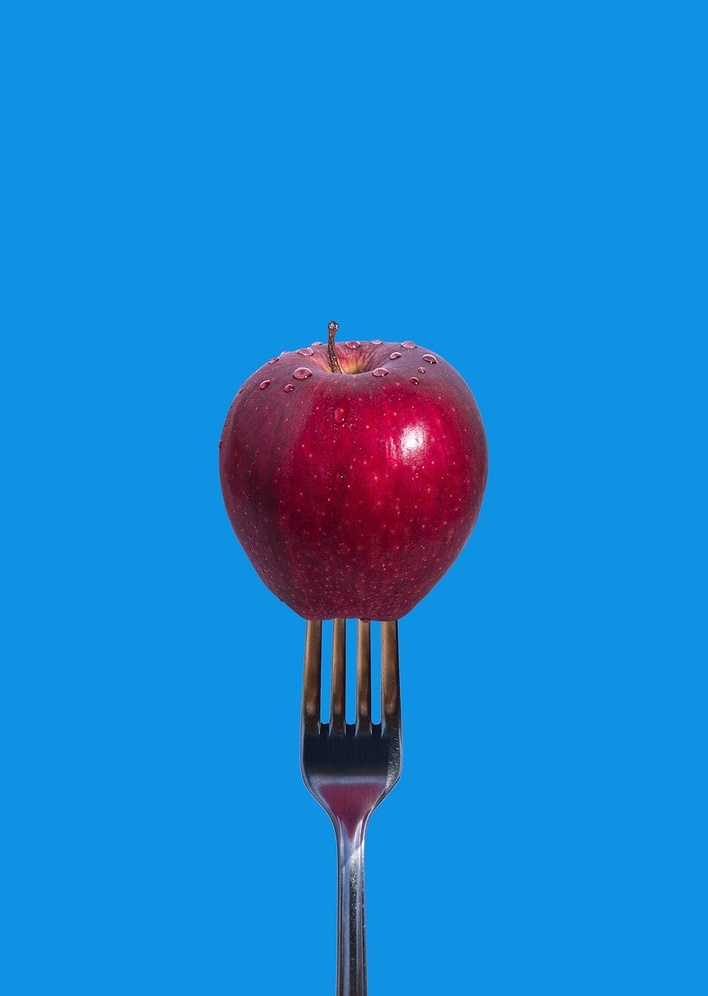
#> input picture lab3/3.jpg, 708 x 996 px, shrunk from 910 x 1280 before the run; its folder holds only this picture in this run
$ python noise.py
#> lines starting #> are read from the running program, lines starting #| are printed output that depends on the picture; after the words box and inside, x2 and y2 are one past the last pixel; in counts of white or black regions, pixels touching at a corner belong together
#> the answer given: 3.jpg
#> in main, img is the input picture: PIL image 708x996 RGB; mean R, G, B 26.5, 134.1, 209.5
import random
import cv2
from PIL import Image
import numpy as np
import matplotlib.pyplot as plt
from easygui import fileopenbox

def ft_imgСomparison(name_files):
    name_files.append("saltPepper.jpg")
    name_files.append("medianFilter.jpg")
    for i in range(3):
        img = cv2.imread(name_files[i], cv2.IMREAD_ANYCOLOR)
        img = cv2.cvtColor(img, cv2.COLOR_BGR2RGB)
        plt.subplot(1, 3 , i + 1),plt.imshow(img)
        plt.title(name_files[i])
        plt.xticks([]),plt.yticks([])
    plt.show()

def ft_saltPepper(data, s1, p1):
#> called with s1 = 0.05, p1 = 0.1
    width, height = len(data[0]), len(data)
#> width = 708; height = 996
    for i in range(height):
        for j in range(width):
            a1 = random.random()<s1
            a2 = random.random()<p1
            if (a1 & a2):
                y = 0
            elif (a1 & ~a2):
                y = 255
            else:
                continue
            data[i][j] = y
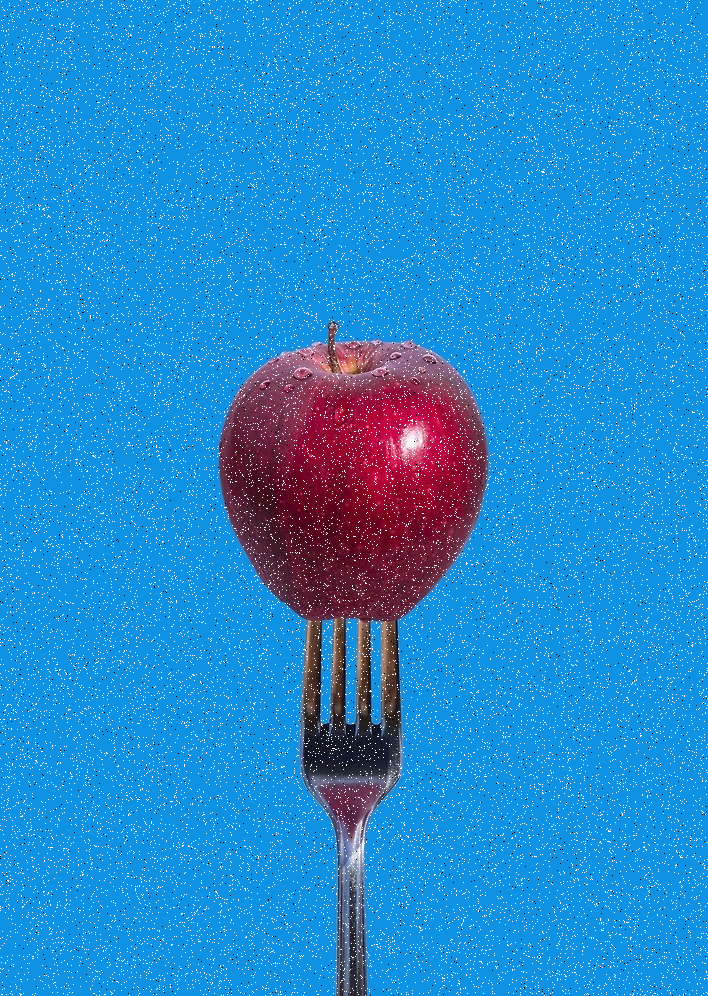
#> data: shape (996, 708, 3); 5.02% of pixels changed, all inside (x1, y1, x2, y2) = (0, 0, 708, 996)
    return(data)

def ft_medianFilter(data):
    members = [(0,0)] * 9
    width, height = len(data), len(data[0])
#> width = 996; height = 708
    for i in range(1,width-1):
        for j in range(1,height-1):
            members[0] = tuple(data[i-1,j-1])
            members[1] = tuple(data[i-1,j])
            members[2] = tuple(data[i-1,j+1])
            members[3] = tuple(data[i,j-1])
            members[4] = tuple(data[i,j])
            members[5] = tuple(data[i,j+1])
            members[6] = tuple(data[i+1,j-1])
            members[7] = tuple(data[i+1,j])
            members[8] = tuple(data[i+1,j+1])
            members.sort()
            data[i][j] = members[4]
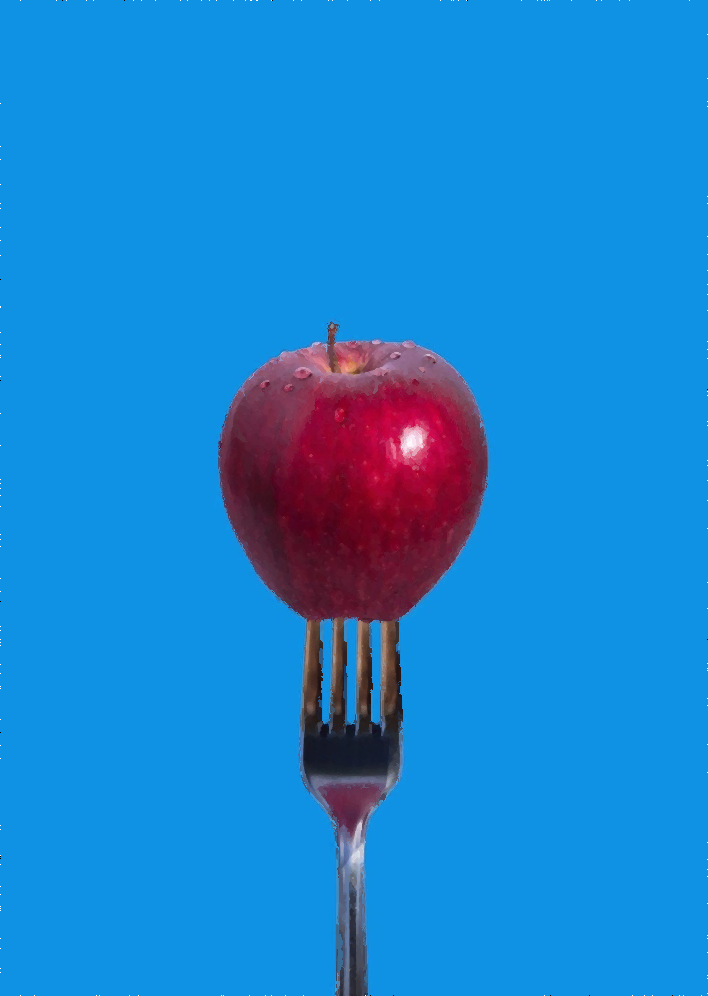
#> data: shape (996, 708, 3); 15.84% of pixels changed, all inside (x1, y1, x2, y2) = (1, 1, 707, 995)
#> after the loop, members = [(15, 146, 228), (15, 146, 228), (15, 146, 228), (15, 146, 228), (15, 146, 228), (15, 146, 228), (15, 146, 228), (15, 146, 228), (255, 255, 255)]
    return(data)

def main():
    name_files = []
    flt=["*.jpg", "*.png"]
    path = fileopenbox("image",
                       "select file",
                       default = flt[0],
                       filetypes = flt)
    if path:
        try:
            img = Image.open(path)
            name_files.append(path.rpartition('/')[2])
            data = np.array(img)
            data = ft_saltPepper(data, 0.05, 0.1)
            img = Image.fromarray(data)
            img.show()
            img.save("saltPepper.jpg", 'JPEG')
            data = ft_medianFilter(data)
            img = Image.fromarray(data)
            img.show()
            img.save("medianFilter.jpg", 'JPEG')
            ft_imgСomparison(name_files)
#> in ft_imgСomparison, `plt.show()`:
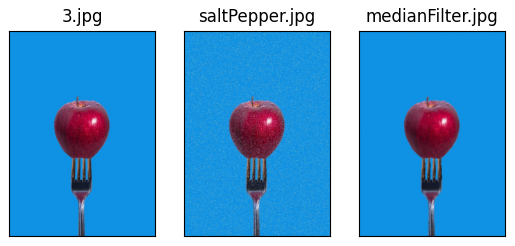
#> figure drawn by matplotlib, 3 panels
        except IOError:
            print("Are you crazy?!")
main()
